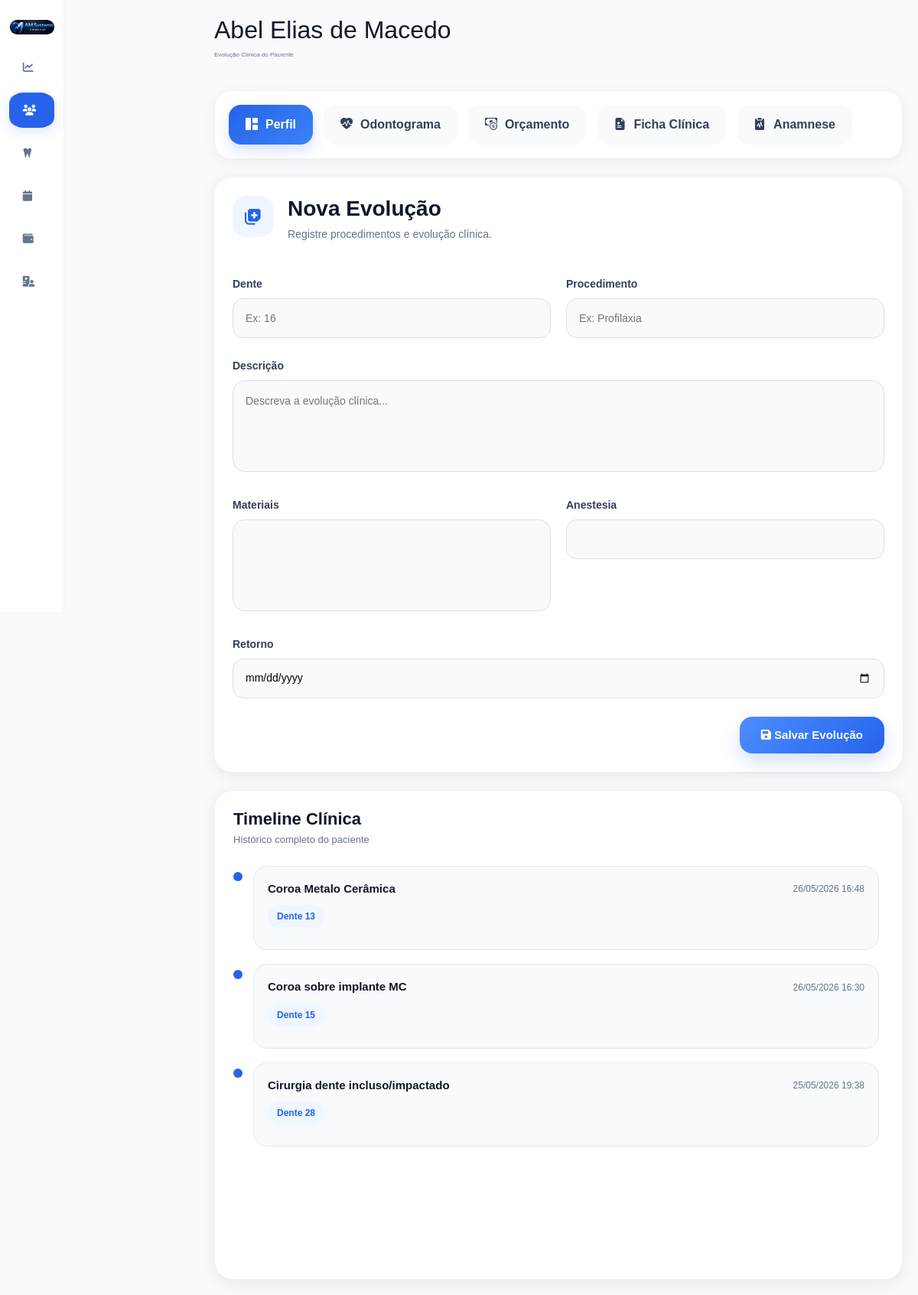
Before: /pacientes/2/ficha-clinica/ with the older database file.
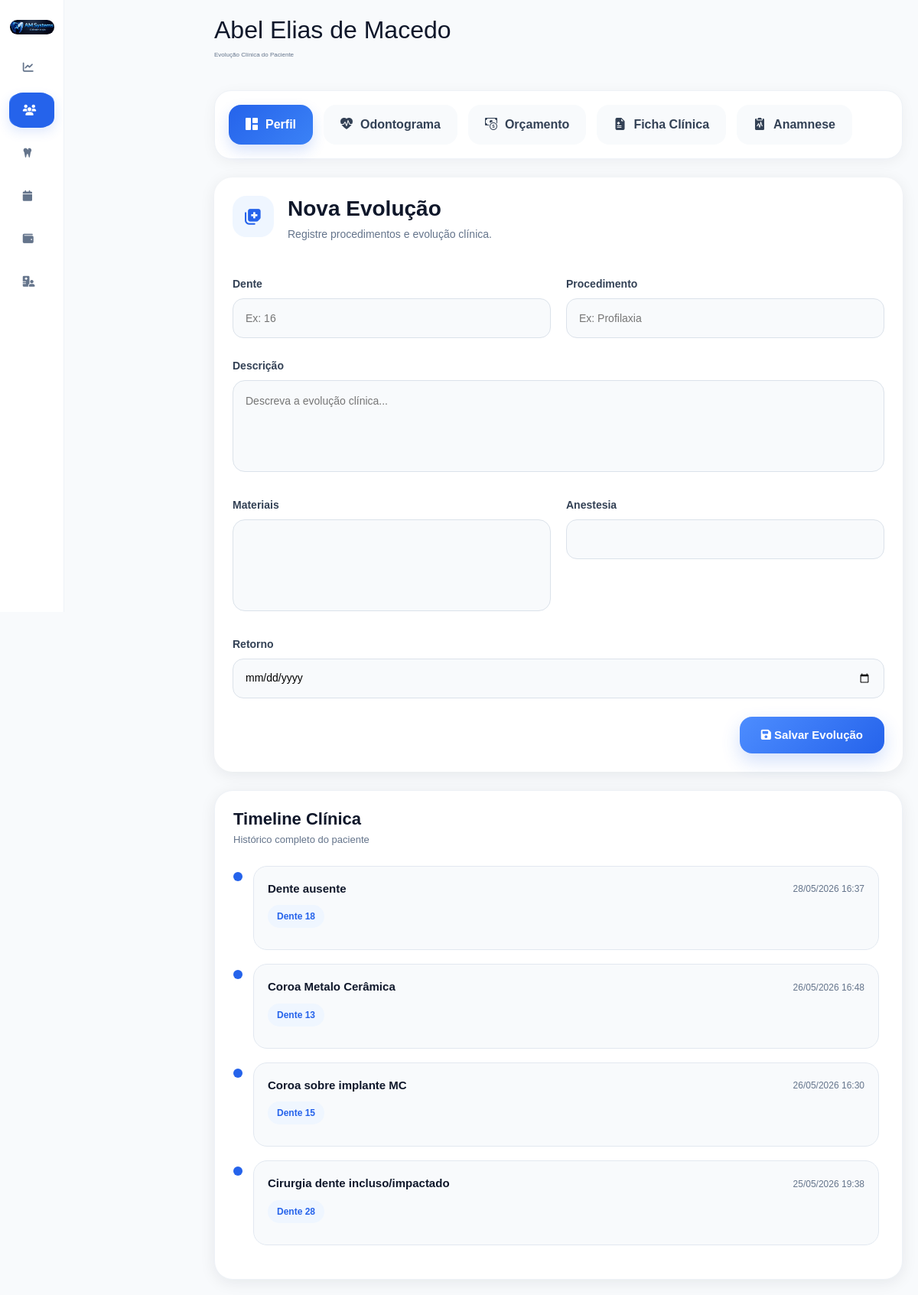
After: the same page with the newer database file.
### accounts/models.py (models this page shows, shortened)
class EvolucaoClinica(models.Model):
    paciente = models.ForeignKey(
        Paciente,
        on_delete=models.CASCADE,
        related_name='evolucoes'
    )
    dente = models.CharField(
        max_length=10,
        blank=True
    )
    procedimento = models.ForeignKey(
        'Procedimento',
        on_delete=models.SET_NULL,
        null=True,
        blank=True
    )
    descricao = models.TextField(
        blank=True
    )
    materiais = models.TextField(
        blank=True
    )
    anestesia = models.CharField(
        max_length=255,
        blank=True
    )
    retorno = models.DateField(
        null=True,
        blank=True
    )
    criado_em = models.DateTimeField(
        auto_now_add=True
    )

class Procedimento(models.Model):
    CATEGORIAS = [
        ('dentistica', 'Dentística'),
        ('endodontia', 'Endodontia'),
        ('periodontia', 'Periodontia'),
        ('cirurgia', 'Cirurgia'),
        ('protese', 'Prótese'),
        ('implantodontia', 'Implantodontia'),
        ('ortodontia', 'Ortodontia'),
        ('geral', 'Geral')
    ]
    TIPOS = [
        ('dente', 'Por Dente'),
        ('hemiarcada', 'Hemi-Arcada'),
        ('geral', 'Geral'),
        ('cirurgia', 'Cirurgia')
    ]
    POSICOES = [
        ('coroa', 'Coroa'),
        ('raiz', 'Raiz'),
        ('oclusal', 'Oclusal'),
        ('vestibular', 'Vestibular'),
        ('lingual', 'Lingual'),
        ('centro', 'Centro')
    ]
    STATUS = [
        ('realizar', 'A Realizar'),
        ('andamento', 'Em Andamento'),
        ('realizado', 'Realizado'),
        ('cancelado', 'Cancelado'),
        ('reavaliar', 'Reavaliar')
    ]
    nome = models.CharField(
        max_length=255
    )
    categoria = models.CharField(
        max_length=100,
        choices=CATEGORIAS,
        default='geral'
    )
    tipo = models.CharField(
        max_length=50,
        choices=TIPOS,
        default='dente'
    )
    status = models.CharField(
        max_length=30,
        choices=STATUS,
        default='realizar'
    )
    icone = models.CharField(
        max_length=100,
        blank=True,
        null=True
    )
    arquivo_icone = models.CharField(
        max_length=255,
        blank=True,
        null=True
    )
    posicao_icone = models.CharField(
        max_length=30,
        choices=POSICOES,
        default='centro'
    )
    valor_particular = models.DecimalField(
        max_digits=10,
        decimal_places=2,
        default=0
    )
    valor_convenio = models.DecimalField(
        max_digits=10,
        decimal_places=2,
        default=0
    )
    tempo_estimado = models.IntegerField(
        default=60,
        help_text='Tempo em minutos'
    )
    custo_clinico = models.DecimalField(
        max_digits=10,
        decimal_places=2,
        default=0
    )
    ativo = models.BooleanField(
        default=True
    )
    ordem = models.IntegerField(
        default=0
    )
    criado_em = models.DateTimeField(
        auto_now_add=True
    )
    class Meta:
        ordering = ['categoria', 'ordem', 'nome']
        verbose_name = 'Procedimento'
        verbose_name_plural = 'Procedimentos'
    def __str__(self):
        return self.nome

### accounts/views.py (the view, shortened to what this page needs)
def ficha_clinica(request, id):
    paciente = Paciente.objects.get(id=id)
    evolucoes = EvolucaoClinica.objects.filter(
        paciente=paciente
    ).order_by('-criado_em')
    context = {
        'paciente': paciente,
        'evolucoes': evolucoes
    }
    return render(
        request,
        'accounts/ficha_clinica.html',
        context
    )

### accounts/templates/accounts/ficha_clinica.html (shortened to what the changed rows need)
{% extends 'accounts/base.html' %}
{% load static %}
{% block content %}
<div class="page-header mb-4">
    <div>
        <h2 class="patient-name">
            {{ paciente.nome }}
        </h2>
    </div>
</div>
<div class="ficha-layout">
    <div class="timeline-card">
        <div class="timeline-body">
            {% for evolucao in evolucoes %}
            <div class="timeline-item">
                <div class="timeline-dot"></div>
                <div class="timeline-content">
                    <div class="timeline-top">
                        <strong>
                            {{ evolucao.procedimento }}
                        </strong>
                        <span>
                            {{ evolucao.criado_em|date:"d/m/Y H:i" }}
                        </span>
                    </div>
                    {% if evolucao.dente %}
                    <div class="timeline-dente">
                        Dente {{ evolucao.dente }}
                    </div>
                    {% endif %}
                </div>
            </div>
            {% empty %}
            <div class="empty-timeline">
                Nenhuma evolução clínica cadastrada.
            </div>
            {% endfor %}
        </div>
    </div>
</div>
{% endblock %}

Changed rows visible on the page:
added EvolucaoClinica: procedimento "Dente ausente", criado_em "28/05/2026 16:37", dente "18"
